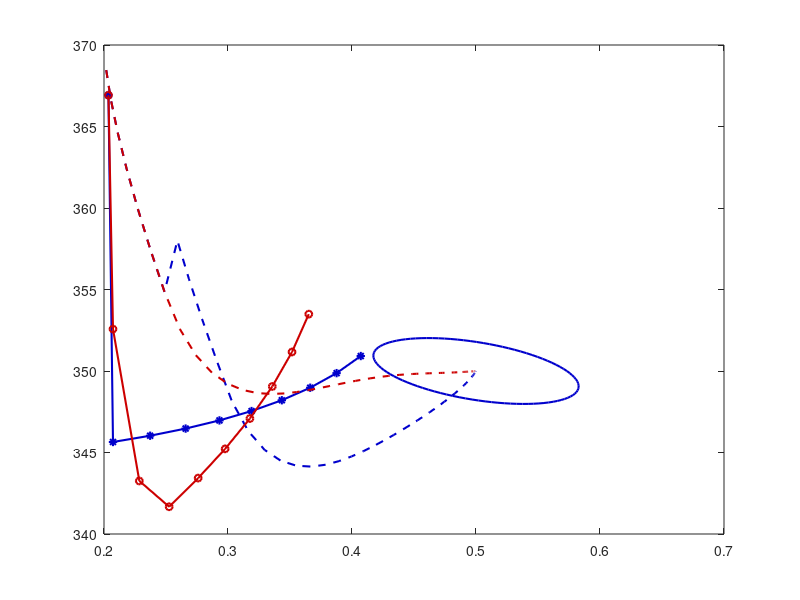

This figure's MATLAB source: (Note: this script raises an error after producing the figure.)
% This creates Figure 2 in the paper

figDir = 'figDir';

if ~isfolder(figDir)
    mkdir(figDir)
end


atk = 2; % timestep

figure(2)
load SimCT_LMIapproach_2it_nosaturatedU.mat
plot(state_sim(atk:end,1),state_sim(atk:end,2),'--','Color',[0,0,0.8],'LineWidth',1.5)
hold on
plot(XX(1:4:end,atk),XX(2:4:end,atk),'Color',[0,0,0.8],'Marker','*','Markersize',6,'LineWidth',1.5)

load TerminalLMICT
ind1 = 1;
ind2 = 2;
Rchol = chol(W([.5,350]));
t = linspace(0, 2*pi, 100); % or any high number to make curve smooth
z = [cos(t); sin(t)];
ellipse = inv(Rchol([ind1,ind2],[ind1,ind2])) * z;
plot(ellipse(1,:)+0.5, ellipse(2,:)+350,'Color',[0,0,0.8],'LineWidth',1.5)
%%

load SimLMI_2it_nosaturatedU

plot(state_sim(atk:end,1),state_sim(atk:end,2),'--','Color',[0.8,0,0],'LineWidth',1.5)
hold on
plot(XX(1:4:end,atk),XX(2:4:end,atk),'Color',[0.8,0,0],'Marker','o','Markersize',5,'LineWidth',1.5)

load TerminalLMI
ind1 = 1;
ind2 = 2;
Rchol = chol(W([XX(end-3,atk),XX(end-2,atk)]));
t = linspace(0, 2*pi, 100); % or any high number to make curve smooth
z = [cos(t); sin(t)];
ellipse = inv(Rchol([ind1,ind2],[ind1,ind2])) * z;
plot(ellipse(1,:)+0.5, ellipse(2,:)+350,'Color',[0.8,0,0],'LineWidth',1.5)


xlabel('C_A (mol/l)'); ylabel('T (K)'); grid on;

% black (const), grey (BMI 1), red (BM1 10), blue (LMI)
% tileSt = {'Constant ellipsoid', 'parameter dependent ellipsoids BMI approach 1st iteration', 'parameter dependent '...
% 'ellipsoids BMI approach 10th iteration','parameter dependent ellipsoid of the presented LMI approach'};

tileSt = {
    'Constant closed loop trajectories', ...
    'Constant prediction at k = 0', ...
    'Constant ellipsoid', ...
    'Parameter dependent LMIclosed loop trajectories', ...
    'Parameter dependent LMI prediction at k = 0', ...
    'Parameter dependent LMI approach ellipsoid'
};

fs  = 10.5;
legend(tileSt, 'FontSize',fs)


strFig = 'Fig02_ClLoop';
print(fullfile(figDir,strFig), '-dpng');